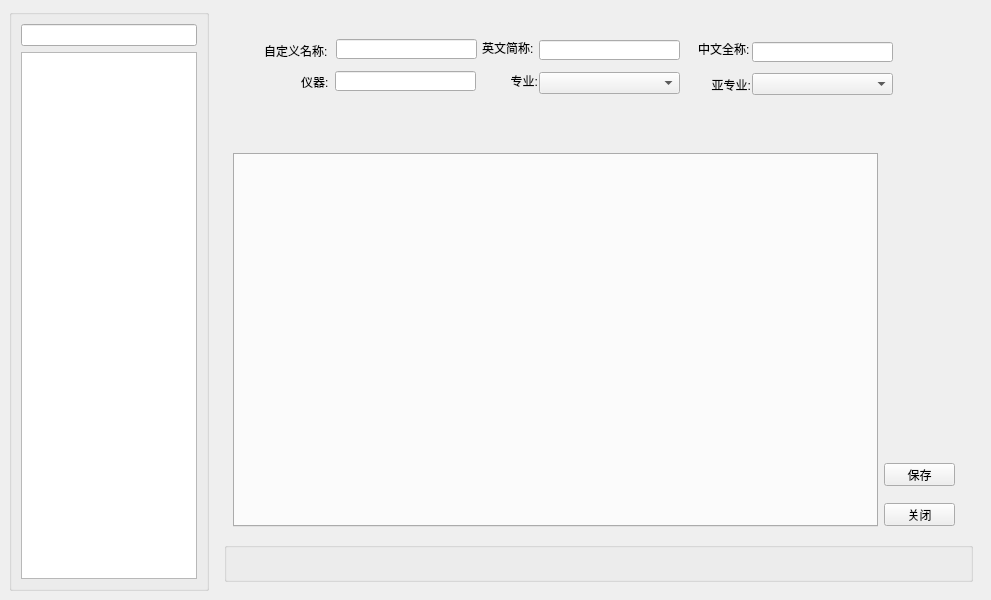
<?xml version="1.0" encoding="UTF-8"?>
<ui version="4.0">
 <class>InputDataSingle</class>
 <widget class="QMainWindow" name="InputDataSingle">
  <property name="geometry">
   <rect>
    <x>0</x>
    <y>0</y>
    <width>991</width>
    <height>600</height>
   </rect>
  </property>
  <property name="windowTitle">
   <string>项目浏览</string>
  </property>
  <property name="windowIcon">
   <iconset resource="../Icon.qrc">
    <normaloff>:/images/clipboard.png</normaloff>:/images/clipboard.png</iconset>
  </property>
  <widget class="QWidget" name="centralwidget">
   <layout class="QHBoxLayout" name="horizontalLayout_2">
    <item>
     <widget class="QGroupBox" name="groupBox">
      <property name="minimumSize">
       <size>
        <width>0</width>
        <height>200</height>
       </size>
      </property>
      <property name="maximumSize">
       <size>
        <width>200</width>
        <height>16777215</height>
       </size>
      </property>
      <property name="title">
       <string/>
      </property>
      <layout class="QVBoxLayout" name="verticalLayout">
       <item>
        <widget class="QLineEdit" name="inputKeyword"/>
       </item>
       <item>
        <widget class="QTreeWidget" name="treeWidget">
         <attribute name="headerVisible">
          <bool>false</bool>
         </attribute>
         <column>
          <property name="text">
           <string notr="true">1</string>
          </property>
         </column>
        </widget>
       </item>
      </layout>
     </widget>
    </item>
    <item>
     <widget class="QWidget" name="widget_1" native="true">
      <layout class="QVBoxLayout" name="verticalLayout_2">
       <item>
        <widget class="QWidget" name="widget_2" native="true">
         <property name="minimumSize">
          <size>
           <width>0</width>
           <height>120</height>
          </size>
         </property>
         <property name="maximumSize">
          <size>
           <width>16777215</width>
           <height>120</height>
          </size>
         </property>
         <widget class="QLabel" name="label_2">
          <property name="geometry">
           <rect>
            <x>446</x>
            <y>59</y>
            <width>81</width>
            <height>16</height>
           </rect>
          </property>
          <property name="text">
           <string>亚专业:</string>
          </property>
          <property name="alignment">
           <set>Qt::AlignRight|Qt::AlignTrailing|Qt::AlignVCenter</set>
          </property>
         </widget>
         <widget class="QComboBox" name="inputCategory">
          <property name="geometry">
           <rect>
            <x>528</x>
            <y>55</y>
            <width>141</width>
            <height>22</height>
           </rect>
          </property>
         </widget>
         <widget class="QComboBox" name="inputSubject">
          <property name="geometry">
           <rect>
            <x>315</x>
            <y>54</y>
            <width>141</width>
            <height>22</height>
           </rect>
          </property>
         </widget>
         <widget class="QLabel" name="label_3">
          <property name="geometry">
           <rect>
            <x>263</x>
            <y>53</y>
            <width>51</width>
            <height>20</height>
           </rect>
          </property>
          <property name="text">
           <string>专业:</string>
          </property>
          <property name="alignment">
           <set>Qt::AlignRight|Qt::AlignTrailing|Qt::AlignVCenter</set>
          </property>
         </widget>
         <widget class="QLabel" name="lblTestTypeInfo">
          <property name="geometry">
           <rect>
            <x>77</x>
            <y>54</y>
            <width>31</width>
            <height>20</height>
           </rect>
          </property>
          <property name="text">
           <string>仪器:</string>
          </property>
          <property name="alignment">
           <set>Qt::AlignLeading|Qt::AlignLeft|Qt::AlignVCenter</set>
          </property>
         </widget>
         <widget class="QLineEdit" name="inputDeviceName">
          <property name="geometry">
           <rect>
            <x>111</x>
            <y>53</y>
            <width>141</width>
            <height>20</height>
           </rect>
          </property>
         </widget>
         <widget class="QLabel" name="inputDescription">
          <property name="geometry">
           <rect>
            <x>340</x>
            <y>76</y>
            <width>201</width>
            <height>16</height>
           </rect>
          </property>
          <property name="text">
           <string/>
          </property>
          <property name="alignment">
           <set>Qt::AlignRight|Qt::AlignTrailing|Qt::AlignVCenter</set>
          </property>
         </widget>
         <widget class="QLabel" name="label_8">
          <property name="geometry">
           <rect>
            <x>40</x>
            <y>25</y>
            <width>81</width>
            <height>16</height>
           </rect>
          </property>
          <property name="text">
           <string>自定义名称:</string>
          </property>
         </widget>
         <widget class="QLineEdit" name="inputCustomName">
          <property name="geometry">
           <rect>
            <x>112</x>
            <y>21</y>
            <width>141</width>
            <height>20</height>
           </rect>
          </property>
         </widget>
         <widget class="QLineEdit" name="inputEnglishName">
          <property name="geometry">
           <rect>
            <x>315</x>
            <y>22</y>
            <width>141</width>
            <height>20</height>
           </rect>
          </property>
         </widget>
         <widget class="QLabel" name="label_9">
          <property name="geometry">
           <rect>
            <x>258</x>
            <y>22</y>
            <width>81</width>
            <height>16</height>
           </rect>
          </property>
          <property name="text">
           <string>英文简称:</string>
          </property>
         </widget>
         <widget class="QLineEdit" name="inputChineseName">
          <property name="geometry">
           <rect>
            <x>528</x>
            <y>24</y>
            <width>141</width>
            <height>20</height>
           </rect>
          </property>
         </widget>
         <widget class="QLabel" name="label_10">
          <property name="geometry">
           <rect>
            <x>474</x>
            <y>23</y>
            <width>81</width>
            <height>16</height>
           </rect>
          </property>
          <property name="text">
           <string>中文全称:</string>
          </property>
         </widget>
        </widget>
       </item>
       <item>
        <widget class="QWidget" name="widget_3" native="true">
         <layout class="QHBoxLayout" name="horizontalLayout">
          <item>
           <widget class="QTabWidget" name="tabWidget"/>
          </item>
          <item>
           <widget class="QWidget" name="widget_4" native="true">
            <property name="minimumSize">
             <size>
              <width>80</width>
              <height>0</height>
             </size>
            </property>
            <widget class="QPushButton" name="btnAdd">
             <property name="geometry">
              <rect>
               <x>10</x>
               <y>150</y>
               <width>32</width>
               <height>32</height>
              </rect>
             </property>
             <property name="text">
              <string/>
             </property>
             <property name="icon">
              <iconset resource="../Icon.qrc">
               <normaloff>:/images/add_big.png</normaloff>:/images/add_big.png</iconset>
             </property>
             <property name="iconSize">
              <size>
               <width>32</width>
               <height>32</height>
              </size>
             </property>
             <property name="flat">
              <bool>true</bool>
             </property>
            </widget>
            <widget class="QPushButton" name="btnDelete">
             <property name="geometry">
              <rect>
               <x>10</x>
               <y>190</y>
               <width>32</width>
               <height>32</height>
              </rect>
             </property>
             <property name="text">
              <string/>
             </property>
             <property name="icon">
              <iconset resource="../Icon.qrc">
               <normaloff>:/images/delete_big.png</normaloff>:/images/delete_big.png</iconset>
             </property>
             <property name="iconSize">
              <size>
               <width>32</width>
               <height>32</height>
              </size>
             </property>
             <property name="flat">
              <bool>true</bool>
             </property>
            </widget>
            <widget class="QPushButton" name="btnOK">
             <property name="geometry">
              <rect>
               <x>0</x>
               <y>310</y>
               <width>71</width>
               <height>23</height>
              </rect>
             </property>
             <property name="text">
              <string>保存</string>
             </property>
            </widget>
            <widget class="QPushButton" name="btnCancel">
             <property name="geometry">
              <rect>
               <x>0</x>
               <y>350</y>
               <width>71</width>
               <height>23</height>
              </rect>
             </property>
             <property name="text">
              <string>关闭</string>
             </property>
            </widget>
           </widget>
          </item>
         </layout>
        </widget>
       </item>
       <item>
        <widget class="QGroupBox" name="groupBox_4">
         <property name="minimumSize">
          <size>
           <width>0</width>
           <height>40</height>
          </size>
         </property>
         <property name="maximumSize">
          <size>
           <width>16777215</width>
           <height>40</height>
          </size>
         </property>
         <property name="title">
          <string/>
         </property>
        </widget>
       </item>
      </layout>
     </widget>
    </item>
   </layout>
  </widget>
 </widget>
 <resources>
  <include location="../Icon.qrc"/>
 </resources>
 <connections/>
</ui>
